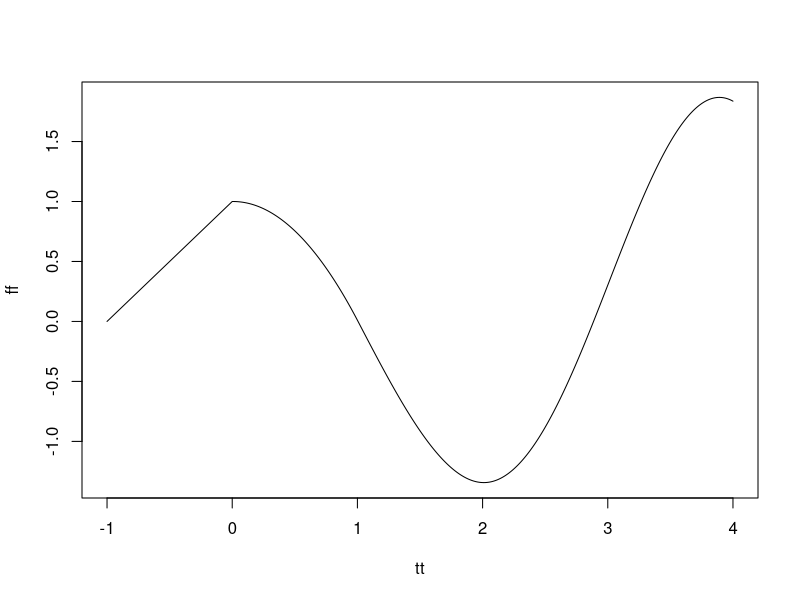

The R source for this figure:

tao = 1
niter = 4

Integral <- function(del, f){
np = 100
x = rep(0, np)

x[1] = f[np]
x1 = x[1]

for (i in 2:np){
x2 = x1 - del*2*f[i-1]
x[i] = x2
x1 = x2
}
ret = x
}

np = 100

t = seq(-1*tao,0,length.out = np)

del = t[2] - t[1]

f = rep(1,np)

ff = f
tt = t
f = 1+t
ff = f

for (i in 1:niter){
t = t+tao
x = Integral(del, f)
ff = c(ff, x)
tt = c(tt, t)
f = x
}

plot(tt, ff, type='l')

